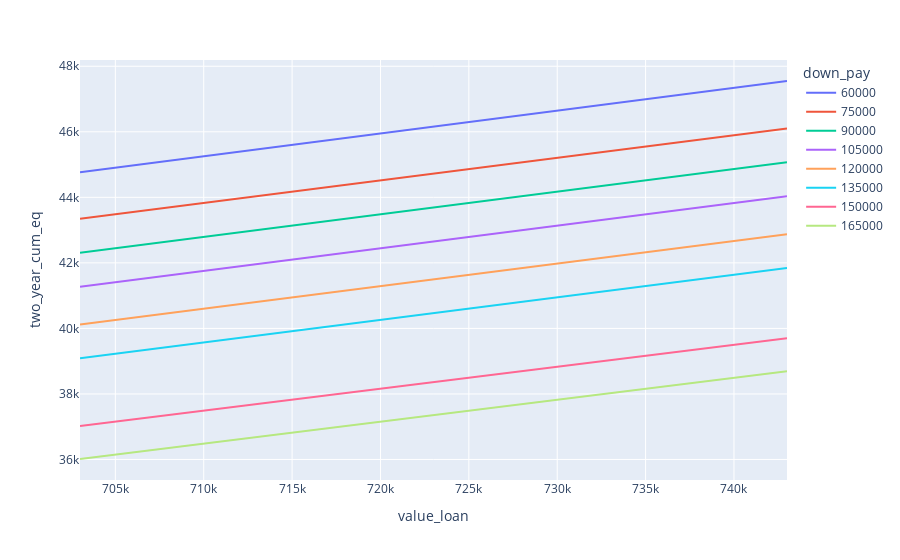

Here is the notebook cell this chart was saved with:
### Code cell
Mort.plot_x_value_loan("two_year_cum_eq", "down_pay")

### Figure 1 — Plotly figure (JSON) as saved in the notebook; plotly's stock layout.template omitted (floating-point values rounded to 4 significant figures)
{"data": [{"hovertemplate": "down_pay=60000<br>value_loan=%{x}<br>two_year_cum_eq=%{y}<extra></extra>", "legendgroup": "60000", "line": {"color": "#636efa", "dash": "solid"}, "mode": "lines", "name": "60000", "orientation": "v", "showlegend": true, "type": "scatter", "x": [703000, 713000, 723000, 733000, 743000], "xaxis": "x", "y": [44770.0, 45460.0, 46160.0, 46850.0, 47550.0], "yaxis": "y"}, {"hovertemplate": "down_pay=75000<br>value_loan=%{x}<br>two_year_cum_eq=%{y}<extra></extra>", "legendgroup": "75000", "line": {"color": "#EF553B", "dash": "solid"}, "mode": "lines", "name": "75000", "orientation": "v", "showlegend": true, "type": "scatter", "x": [703000, 713000, 723000, 733000, 743000], "xaxis": "x", "y": [43340.0, 44030.0, 44720.0, 45410.0, 46100.0], "yaxis": "y"}, {"hovertemplate": "down_pay=90000<br>value_loan=%{x}<br>two_year_cum_eq=%{y}<extra></extra>", "legendgroup": "90000", "line": {"color": "#00cc96", "dash": "solid"}, "mode": "lines", "name": "90000", "orientation": "v", "showlegend": true, "type": "scatter", "x": [703000, 713000, 723000, 733000, 743000], "xaxis": "x", "y": [42310.0, 43000.0, 43690.0, 44380.0, 45070.0], "yaxis": "y"}, {"hovertemplate": "down_pay=105000<br>value_loan=%{x}<br>two_year_cum_eq=%{y}<extra></extra>", "legendgroup": "105000", "line": {"color": "#ab63fa", "dash": "solid"}, "mode": "lines", "name": "105000", "orientation": "v", "showlegend": true, "type": "scatter", "x": [703000, 713000, 723000, 733000, 743000], "xaxis": "x", "y": [41270.0, 41960.0, 42650.0, 43340.0, 44030.0], "yaxis": "y"}, {"hovertemplate": "down_pay=120000<br>value_loan=%{x}<br>two_year_cum_eq=%{y}<extra></extra>", "legendgroup": "120000", "line": {"color": "#FFA15A", "dash": "solid"}, "mode": "lines", "name": "120000", "orientation": "v", "showlegend": true, "type": "scatter", "x": [703000, 713000, 723000, 733000, 743000], "xaxis": "x", "y": [40120.0, 40810.0, 41500.0, 42180.0, 42870.0], "yaxis": "y"}, {"hovertemplate": "down_pay=135000<br>value_loan=%{x}<br>two_year_cum_eq=%{y}<extra></extra>", "legendgroup": "135000", "line": {"color": "#19d3f3", "dash": "solid"}, "mode": "lines", "name": "135000", "orientation": "v", "showlegend": true, "type": "scatter", "x": [703000, 713000, 723000, 733000, 743000], "xaxis": "x", "y": [39090.0, 39780.0, 40460.0, 41150.0, 41840.0], "yaxis": "y"}, {"hovertemplate": "down_pay=150000<br>value_loan=%{x}<br>two_year_cum_eq=%{y}<extra></extra>", "legendgroup": "150000", "line": {"color": "#FF6692", "dash": "solid"}, "mode": "lines", "name": "150000", "orientation": "v", "showlegend": true, "type": "scatter", "x": [703000, 713000, 723000, 733000, 743000], "xaxis": "x", "y": [37020.0, 37690.0, 38360.0, 39030.0, 39700.0], "yaxis": "y"}, {"hovertemplate": "down_pay=165000<br>value_loan=%{x}<br>two_year_cum_eq=%{y}<extra></extra>", "legendgroup": "165000", "line": {"color": "#B6E880", "dash": "solid"}, "mode": "lines", "name": "165000", "orientation": "v", "showlegend": true, "type": "scatter", "x": [703000, 713000, 723000, 733000, 743000], "xaxis": "x", "y": [36010.0, 36680.0, 37350.0, 38020.0, 38690.0], "yaxis": "y"}], "layout": {"legend": {"title": {"text": "down_pay"}, "tracegroupgap": 0}, "margin": {"t": 60}, "xaxis": {"anchor": "y", "domain": [0, 1], "title": {"text": "value_loan"}}, "yaxis": {"anchor": "x", "domain": [0, 1], "title": {"text": "two_year_cum_eq"}}}}
